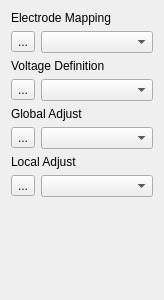
<?xml version="1.0" encoding="UTF-8"?>
<ui version="4.0">
 <class>Form</class>
 <widget class="QWidget" name="Form">
  <property name="geometry">
   <rect>
    <x>0</x>
    <y>0</y>
    <width>164</width>
    <height>300</height>
   </rect>
  </property>
  <property name="windowTitle">
   <string>Form</string>
  </property>
  <layout class="QGridLayout" name="gridLayout">
   <item row="7" column="0">
    <widget class="QToolButton" name="loadLocalButton">
     <property name="text">
      <string>...</string>
     </property>
     <property name="icon">
      <iconset resource="Experiment.qrc">
       <normaloff>:/openicon/icons/document-open-2.png</normaloff>:/openicon/icons/document-open-2.png</iconset>
     </property>
    </widget>
   </item>
   <item row="3" column="1">
    <widget class="QComboBox" name="definitionCombo"/>
   </item>
   <item row="4" column="0" colspan="2">
    <widget class="QLabel" name="label_3">
     <property name="text">
      <string>Global Adjust</string>
     </property>
    </widget>
   </item>
   <item row="1" column="0">
    <widget class="QToolButton" name="loadMappingButton">
     <property name="text">
      <string>...</string>
     </property>
     <property name="icon">
      <iconset resource="Experiment.qrc">
       <normaloff>:/openicon/icons/document-open-2.png</normaloff>:/openicon/icons/document-open-2.png</iconset>
     </property>
    </widget>
   </item>
   <item row="2" column="0" colspan="2">
    <widget class="QLabel" name="label_2">
     <property name="text">
      <string>Voltage Definition</string>
     </property>
    </widget>
   </item>
   <item row="7" column="1">
    <widget class="QComboBox" name="localCombo"/>
   </item>
   <item row="1" column="1">
    <widget class="QComboBox" name="mappingCombo"/>
   </item>
   <item row="5" column="0">
    <widget class="QToolButton" name="loadGlobalButton">
     <property name="text">
      <string>...</string>
     </property>
     <property name="icon">
      <iconset resource="Experiment.qrc">
       <normaloff>:/openicon/icons/document-open-2.png</normaloff>:/openicon/icons/document-open-2.png</iconset>
     </property>
    </widget>
   </item>
   <item row="0" column="0" colspan="2">
    <widget class="QLabel" name="label">
     <property name="text">
      <string>Electrode Mapping</string>
     </property>
    </widget>
   </item>
   <item row="5" column="1">
    <widget class="QComboBox" name="globalCombo"/>
   </item>
   <item row="6" column="0" colspan="2">
    <widget class="QLabel" name="label_4">
     <property name="text">
      <string>Local Adjust</string>
     </property>
    </widget>
   </item>
   <item row="3" column="0">
    <widget class="QToolButton" name="loadDefinitionButton">
     <property name="text">
      <string>...</string>
     </property>
     <property name="icon">
      <iconset resource="Experiment.qrc">
       <normaloff>:/openicon/icons/document-open-2.png</normaloff>:/openicon/icons/document-open-2.png</iconset>
     </property>
    </widget>
   </item>
   <item row="8" column="1">
    <spacer name="verticalSpacer">
     <property name="orientation">
      <enum>Qt::Vertical</enum>
     </property>
     <property name="sizeHint" stdset="0">
      <size>
       <width>20</width>
       <height>40</height>
      </size>
     </property>
    </spacer>
   </item>
  </layout>
 </widget>
 <tabstops>
  <tabstop>loadMappingButton</tabstop>
  <tabstop>loadDefinitionButton</tabstop>
  <tabstop>loadGlobalButton</tabstop>
  <tabstop>loadLocalButton</tabstop>
  <tabstop>mappingCombo</tabstop>
  <tabstop>definitionCombo</tabstop>
  <tabstop>globalCombo</tabstop>
  <tabstop>localCombo</tabstop>
 </tabstops>
 <resources>
  <include location="Experiment.qrc"/>
 </resources>
 <connections/>
</ui>
